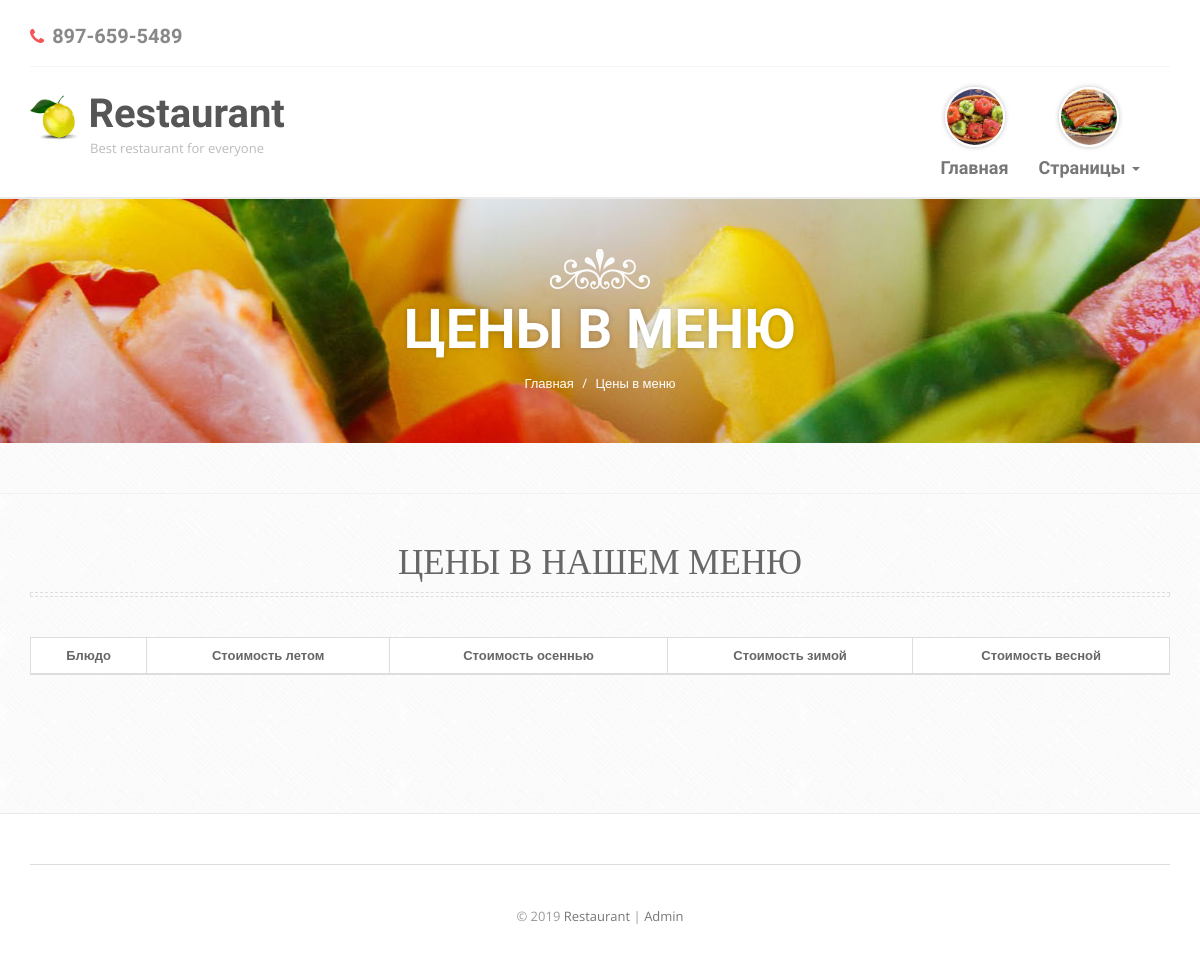
Before: /price.php with the older database file.
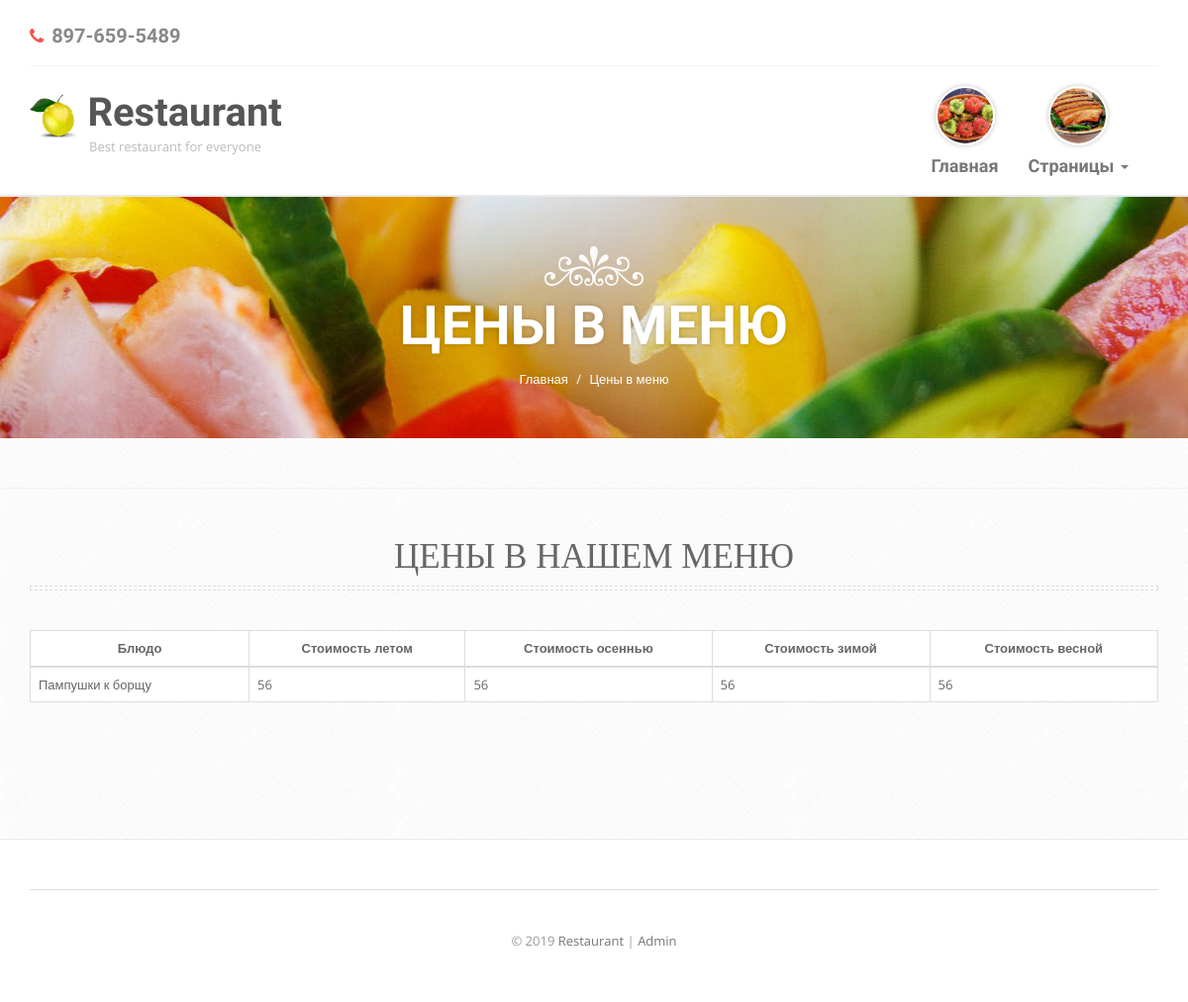
After: the same page with the newer database file.
### tables this page shows
CREATE TABLE `price` (
  `id_price` int(11) NOT NULL,
  `price_summer` double NOT NULL,
  `price_fall` double NOT NULL,
  `price_winter` double NOT NULL,
  `price_spring` double NOT NULL,
  `menu_id_item` int(11) NOT NULL
);

CREATE TABLE `menu` (
  `id_item` int(11) NOT NULL,
  `del_title` varchar(100) DEFAULT NULL,
  `class_menu` varchar(100) DEFAULT NULL,
  `number_peace_menu` int(11) DEFAULT NULL,
  `restorans_id_restoran` int(11) NOT NULL
);

### Dbsettings.php (called while the page is built)
<?php
$host     = '127.0.0.1';
$user     = 'root';
$password = '';
$db_name  = 'restaurant';

### DB.php (called while the page is built, shortened)
<?php
class DB
{
    protected $connetion;
    public function __construct($host, $user, $password, $db_name)
    {
        $this->connetion = new mysqli($host, $user, $password, $db_name);
    }
    public function query($sql)
    {
        $result = $this->connetion->query($sql);
        if (is_bool($result)) {
            return $result;
        }
        $data = array();
        while ($row = mysqli_fetch_assoc($result)) {
            $data[] = $row;
        }
        return $data;
    }
}

### public/price.php (the view, shortened to what this page needs)
<?php
$title = "Цены в меню";
require_once('../Dbsettings.php');
require_once('../DB.php');
include_once('header.php');
?>
    <div class="banner padd">
        <div class="container">
            <img class="img-responsive" src="img/crown-white.png" alt=""/>
            <h2 class="white"><?= $title ?></h2>
            <ol class="breadcrumb">
                <li><a href="index.php">Главная</a></li>
                <li class="active"><?= $title ?></li>
            </ol>
        </div>
    </div>
    <div class="inner-page padd">
        <div class="menu padd">
            <div class="container">
                <div class="default-heading">
                    <h2>Цены в нашем меню</h2>
                    <div class="border"></div>
                </div>
                <table class="table table-bordered table-hover">
                    <thead>
                    <tr>
                        <th scope="col" class="text-center">Блюдо</th>
                        <th scope="col" class="text-center">Стоимость летом</th>
                        <th scope="col" class="text-center">Стоимость осеннью</th>
                        <th scope="col" class="text-center">Стоимость зимой</th>
                        <th scope="col" class="text-center">Стоимость весной</th>
                    </tr>
                    </thead>
                    <tbody>
                    <?php
                    try {
                    $db = new DB($host, $user, $password, $db_name);
                    $price = $db->query("SELECT * FROM menu, price WHERE price.menu_id_item = menu.id_item");
                    foreach ($price as $priceitem) {
                        ?>
                        <tr>
                            <td><?php echo $priceitem["del_title"]; ?></td>
                            <td><?php echo $priceitem["price_summer"]; ?></td>
                            <td><?php echo $priceitem["price_fall"]; ?></td>
                            <td><?php echo $priceitem["price_winter"]; ?></td>
                            <td><?php echo $priceitem["price_spring"]; ?></td>
                        </tr>
                    <?php }
                    ?>
                    </tbody>
                </table>
                <?php
                } catch
                (Exception $e) {
                    echo $e->getMessage() . ':(';
                }
                ?>
            </div>
        </div>
    </div>
<?php include_once('footer.php'); ?>

Changed rows visible on the page:
added price: menu_id_item.del_title "Пампушки к борщу", price_summer "56", price_fall "56", price_winter "56", price_spring "56"
